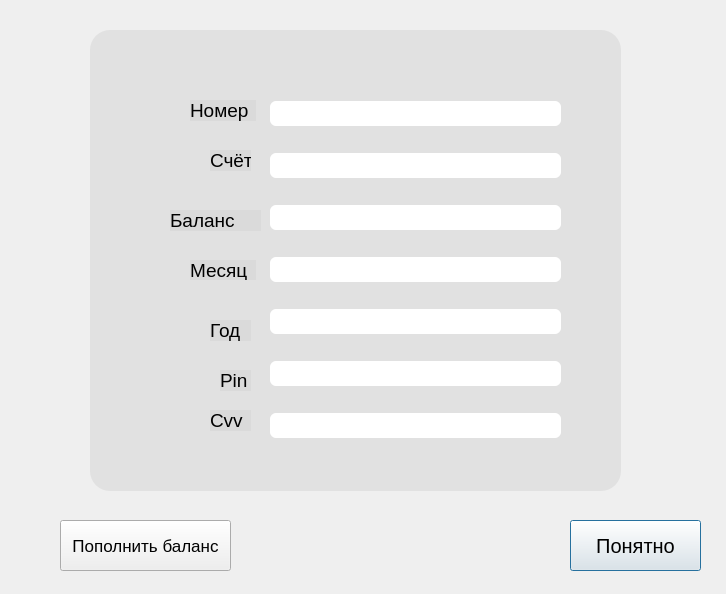
<?xml version="1.0" encoding="UTF-8"?>
<ui version="4.0">
 <class>Card_data_window</class>
 <widget class="QDialog" name="Card_data_window">
  <property name="geometry">
   <rect>
    <x>0</x>
    <y>0</y>
    <width>726</width>
    <height>594</height>
   </rect>
  </property>
  <property name="windowTitle">
   <string/>
  </property>
  <widget class="QFrame" name="frame">
   <property name="geometry">
    <rect>
     <x>90</x>
     <y>30</y>
     <width>531</width>
     <height>461</height>
    </rect>
   </property>
   <property name="styleSheet">
    <string notr="true">QFrame{
background-color:rgba(211, 211, 211, 0.5);
border-radius: 20px;
}

QLabel{
color: black;
}
QLineEdit{
background-color: white;
border-radius: 6px;
}</string>
   </property>
   <property name="frameShape">
    <enum>QFrame::StyledPanel</enum>
   </property>
   <property name="frameShadow">
    <enum>QFrame::Raised</enum>
   </property>
   <widget class="QWidget" name="layoutWidget">
    <property name="geometry">
     <rect>
      <x>180</x>
      <y>50</y>
      <width>291</width>
      <height>381</height>
     </rect>
    </property>
    <layout class="QVBoxLayout" name="verticalLayout">
     <item>
      <widget class="QLineEdit" name="Number_line">
       <property name="font">
        <font>
         <pointsize>14</pointsize>
        </font>
       </property>
       <property name="readOnly">
        <bool>true</bool>
       </property>
      </widget>
     </item>
     <item>
      <widget class="QLineEdit" name="Banking_app_line">
       <property name="font">
        <font>
         <pointsize>14</pointsize>
        </font>
       </property>
       <property name="readOnly">
        <bool>true</bool>
       </property>
      </widget>
     </item>
     <item>
      <widget class="QLineEdit" name="Money_line">
       <property name="font">
        <font>
         <pointsize>14</pointsize>
        </font>
       </property>
       <property name="readOnly">
        <bool>true</bool>
       </property>
      </widget>
     </item>
     <item>
      <widget class="QLineEdit" name="Month_line">
       <property name="font">
        <font>
         <pointsize>14</pointsize>
        </font>
       </property>
       <property name="readOnly">
        <bool>true</bool>
       </property>
      </widget>
     </item>
     <item>
      <widget class="QLineEdit" name="Year_line">
       <property name="font">
        <font>
         <pointsize>14</pointsize>
        </font>
       </property>
       <property name="readOnly">
        <bool>true</bool>
       </property>
      </widget>
     </item>
     <item>
      <widget class="QLineEdit" name="Pin_line">
       <property name="font">
        <font>
         <pointsize>14</pointsize>
        </font>
       </property>
       <property name="readOnly">
        <bool>true</bool>
       </property>
      </widget>
     </item>
     <item>
      <widget class="QLineEdit" name="Cvv_line">
       <property name="font">
        <font>
         <pointsize>14</pointsize>
        </font>
       </property>
       <property name="readOnly">
        <bool>true</bool>
       </property>
      </widget>
     </item>
    </layout>
   </widget>
   <widget class="QLabel" name="label">
    <property name="geometry">
     <rect>
      <x>100</x>
      <y>70</y>
      <width>66</width>
      <height>21</height>
     </rect>
    </property>
    <property name="font">
     <font>
      <pointsize>14</pointsize>
     </font>
    </property>
    <property name="text">
     <string>Номер</string>
    </property>
   </widget>
   <widget class="QLabel" name="label_6">
    <property name="geometry">
     <rect>
      <x>130</x>
      <y>340</y>
      <width>31</width>
      <height>21</height>
     </rect>
    </property>
    <property name="font">
     <font>
      <pointsize>14</pointsize>
     </font>
    </property>
    <property name="text">
     <string>Pin</string>
    </property>
   </widget>
   <widget class="QLabel" name="label_5">
    <property name="geometry">
     <rect>
      <x>120</x>
      <y>290</y>
      <width>41</width>
      <height>21</height>
     </rect>
    </property>
    <property name="font">
     <font>
      <pointsize>14</pointsize>
     </font>
    </property>
    <property name="text">
     <string>Год</string>
    </property>
   </widget>
   <widget class="QLabel" name="label_4">
    <property name="geometry">
     <rect>
      <x>100</x>
      <y>230</y>
      <width>66</width>
      <height>20</height>
     </rect>
    </property>
    <property name="font">
     <font>
      <pointsize>14</pointsize>
     </font>
    </property>
    <property name="text">
     <string>Месяц</string>
    </property>
   </widget>
   <widget class="QLabel" name="label_2">
    <property name="geometry">
     <rect>
      <x>120</x>
      <y>120</y>
      <width>41</width>
      <height>21</height>
     </rect>
    </property>
    <property name="font">
     <font>
      <pointsize>14</pointsize>
     </font>
    </property>
    <property name="text">
     <string>Счёт</string>
    </property>
   </widget>
   <widget class="QLabel" name="label_3">
    <property name="geometry">
     <rect>
      <x>80</x>
      <y>180</y>
      <width>91</width>
      <height>21</height>
     </rect>
    </property>
    <property name="font">
     <font>
      <pointsize>14</pointsize>
     </font>
    </property>
    <property name="text">
     <string>Баланс</string>
    </property>
   </widget>
   <widget class="QLabel" name="label_7">
    <property name="geometry">
     <rect>
      <x>120</x>
      <y>380</y>
      <width>41</width>
      <height>21</height>
     </rect>
    </property>
    <property name="font">
     <font>
      <pointsize>14</pointsize>
     </font>
    </property>
    <property name="text">
     <string>Cvv</string>
    </property>
   </widget>
  </widget>
  <widget class="QPushButton" name="Accept_button">
   <property name="geometry">
    <rect>
     <x>570</x>
     <y>520</y>
     <width>131</width>
     <height>51</height>
    </rect>
   </property>
   <property name="font">
    <font>
     <pointsize>15</pointsize>
    </font>
   </property>
   <property name="styleSheet">
    <string notr="true"/>
   </property>
   <property name="text">
    <string>Понятно</string>
   </property>
  </widget>
  <widget class="QPushButton" name="Add_money_to_card_button">
   <property name="geometry">
    <rect>
     <x>60</x>
     <y>520</y>
     <width>171</width>
     <height>51</height>
    </rect>
   </property>
   <property name="font">
    <font>
     <pointsize>13</pointsize>
    </font>
   </property>
   <property name="text">
    <string>Пополнить баланс</string>
   </property>
  </widget>
 </widget>
 <resources/>
 <connections/>
</ui>
